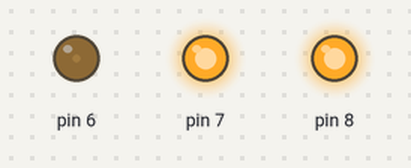
This sketch was run on a simulated Arduino Uno, built with avr-gcc and run on an emulated ATmega328P. Parts: output pins drawn as LEDs (lit = HIGH). Random numbers use the default seed unless the sketch sets one.

Above: at 0.1 s.
At 5.1 s:
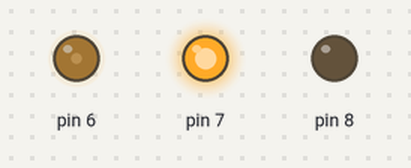
At 9.6 s:
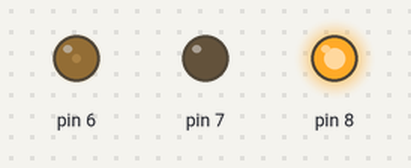
At 19.1 s:
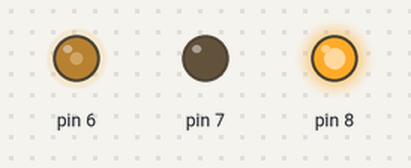
At 29.6 s:
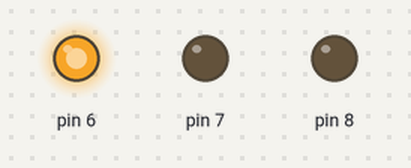
At 39.1 s:
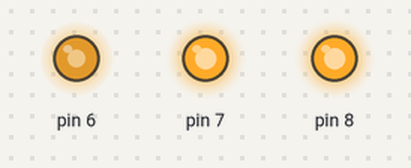
Timing chart, 0 to 40.0 s (numbered marks = the images above):
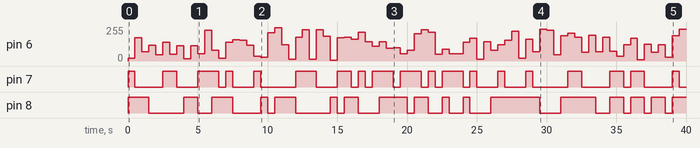

Measured:
- by itself, pin 6: 0/255 → 19/255 at 0.00 s, → 175/255 0.50 s later, → 68/255 0.50 s later, → 120/255 0.50 s later, … (80 changes in this stretch)
- by itself, pin 7: LOW → HIGH at 0.00 s, → LOW 0.50 s later, → HIGH 2.0 s later, → LOW 1.0 s later, … (38 changes in this stretch)
- by itself, pin 8: LOW → HIGH at 0.00 s, → LOW 1.5 s later, → HIGH 2.5 s later, → LOW 1.0 s later, … (33 changes in this stretch)

The sketch:

RandomizeColorGenerate.ino
```cpp
void setup() {
  // put your setup code here, to run once:
  pinMode(6, OUTPUT);
  pinMode(7, OUTPUT);
  pinMode(8, OUTPUT);

}

void loop() {
  // put your main code here, to run repeatedly:
  analogWrite(7, random(255)); // 0  to 255
  analogWrite(6, random(255));
  analogWrite(8, random(255));
  delay(500);

}
```
